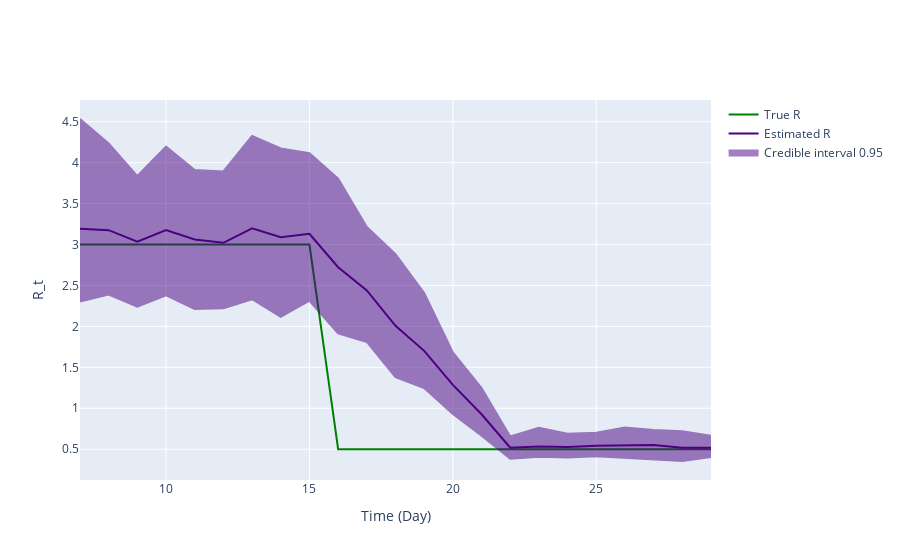

The notebook cell saved with this chart:
### Markdown cell above
## Inference plot using class method results

### Code cell
fig = ReproductionNumberPlot()

fig.add_ground_truth_rt(ground_truth)
fig.add_interval_rt(new_intervals)

fig.update_labels(time_label='Time (Day)', r_label='R_t')

fig.show_figure()

### Figure 1 — Plotly figure (JSON) as saved in the notebook; plotly's stock layout.template omitted (floating-point values rounded to 4 significant figures)
{"data": [{"line": {"color": "green"}, "mode": "lines", "name": "True R", "type": "scatter", "x": [7, 8, 9, 10, 11, 12, 13, 14, 15, 16, 17, 18, 19, 20, 21, 22, 23, 24, 25, 26, 27, 28, 29], "y": [3, 3, 3, 3, 3, 3, 3, 3, 3, 0.5, 0.5, 0.5, 0.5, 0.5, 0.5, 0.5, 0.5, 0.5, 0.5, 0.5, 0.5, 0.5, 0.5]}, {"line": {"color": "indigo"}, "mode": "lines", "name": "Estimated R", "type": "scatter", "x": [7, 8, 9, 10, 11, 12, 13, 14, 15, 16, 17, 18, 19, 20, 21, 22, 23, 24, 25, 26, 27, 28, 29], "y": [3.193, 3.175, 3.034, 3.176, 3.061, 3.021, 3.198, 3.09, 3.131, 2.723, 2.439, 2.008, 1.701, 1.285, 0.9262, 0.5179, 0.5331, 0.526, 0.5409, 0.5434, 0.5517, 0.5162, 0.5174]}, {"fill": "toself", "fillcolor": "indigo", "line": {"color": "indigo"}, "mode": "lines", "name": "Credible interval 0.95", "opacity": 0.5, "type": "scatter", "x": [7, 8, 9, 10, 11, 12, 13, 14, 15, 16, 17, 18, 19, 20, 21, 22, 23, 24, 25, 26, 27, 28, 29, 29, 28, 27, 26, 25, 24, 23, 22, 21, 20, 19, 18, 17, 16, 15, 14, 13, 12, 11, 10, 9, 8, 7], "y": [4.533, 4.234, 3.836, 4.195, 3.91, 3.892, 4.326, 4.174, 4.116, 3.804, 3.215, 2.881, 2.409, 1.681, 1.246, 0.6542, 0.7619, 0.6882, 0.7014, 0.7663, 0.7345, 0.7177, 0.6644, 0.4035, 0.3557, 0.3759, 0.395, 0.4134, 0.399, 0.4062, 0.3828, 0.6653, 0.9307, 1.246, 1.38, 1.81, 1.913, 2.313, 2.116, 2.332, 2.223, 2.214, 2.38, 2.24, 2.388, 2.305]}], "layout": {"hovermode": "x unified", "xaxis": {"title": {"text": "Time (Day)"}}, "yaxis": {"title": {"text": "R_t"}}}}
